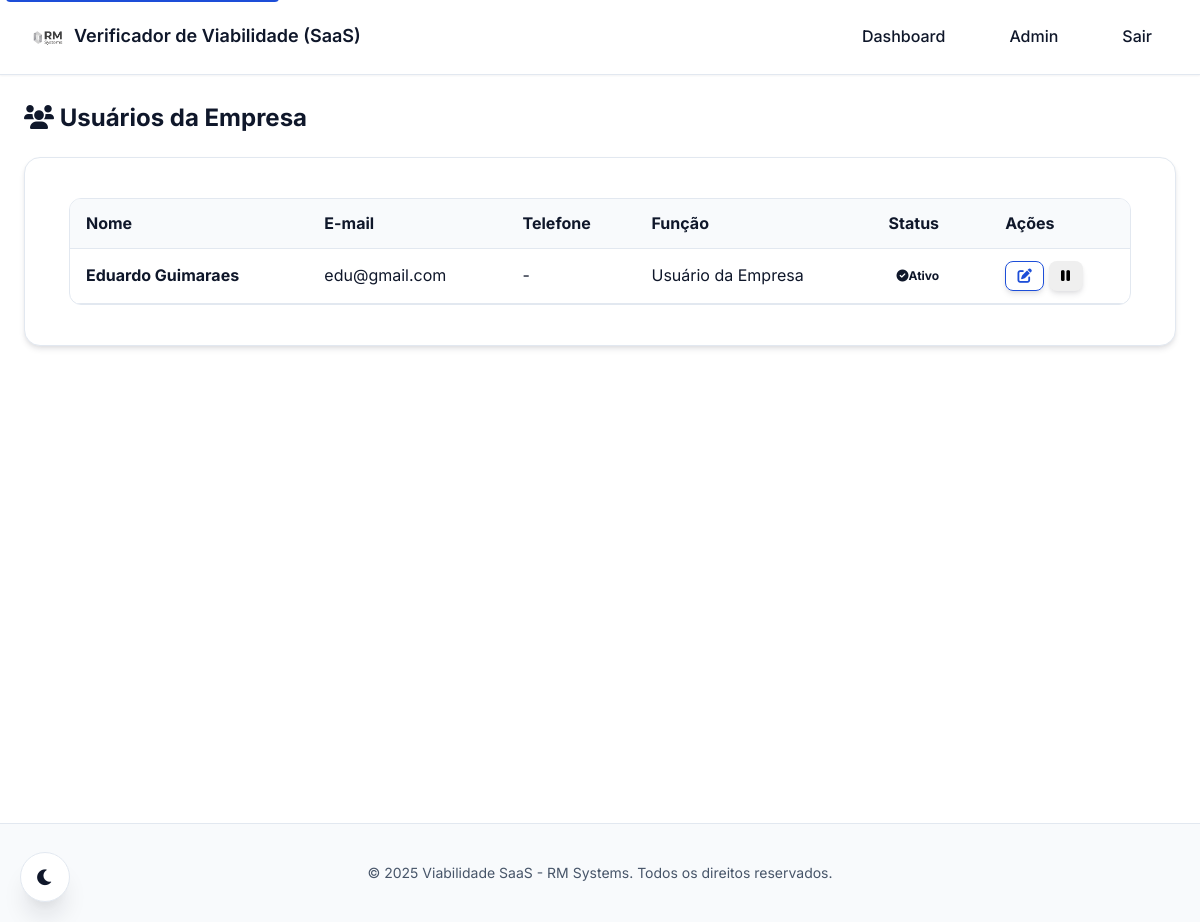
Page /fibramar/painel/usuarios/ (signed in) on the earlier database version.
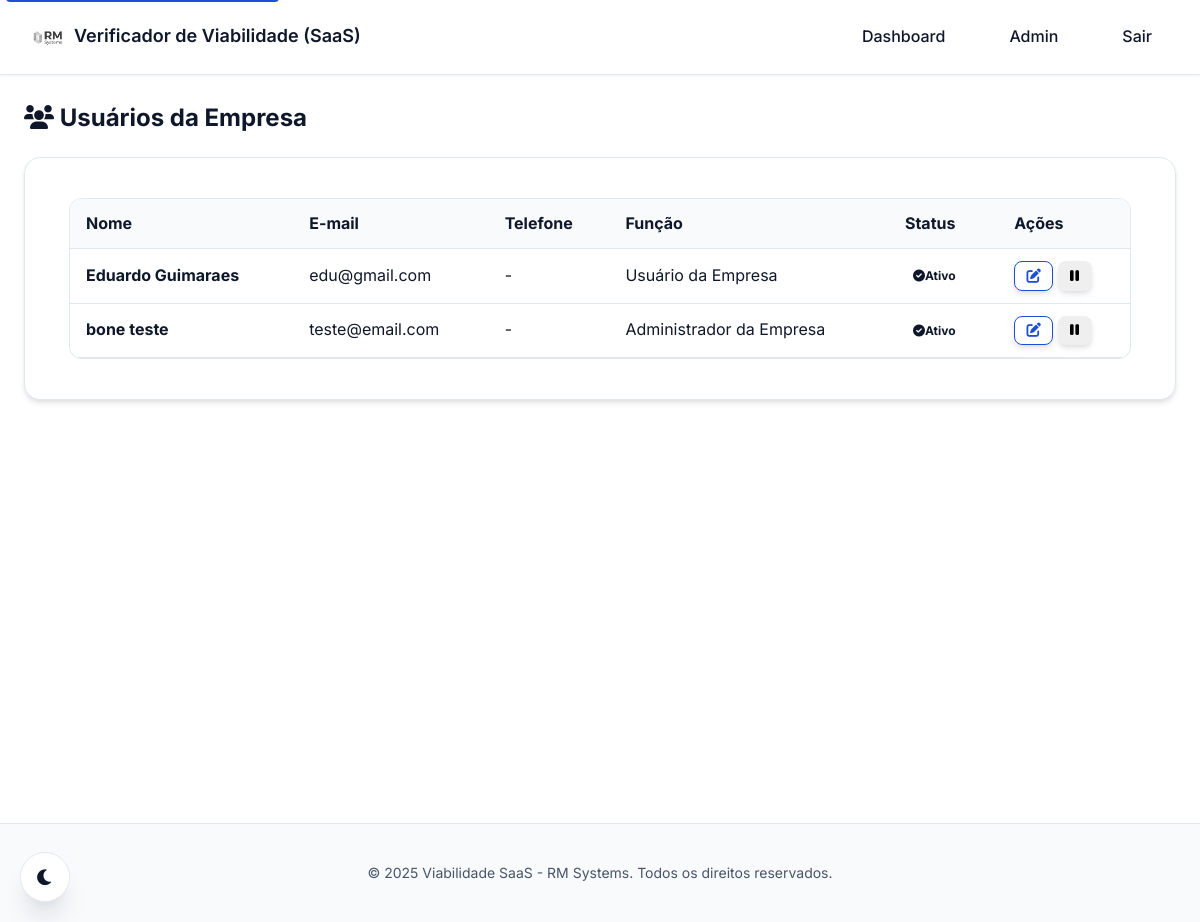
Same page on the later database version.
### core/models.py (models this page shows, shortened)
class CustomUser(AbstractUser):
    USER_ROLES = [
        ('RM', 'Administrador RM'),  # Você e o Bone
        ('COMPANY_ADMIN', 'Administrador da Empresa'),  # Admin da empresa cliente
        ('COMPANY_USER', 'Usuário da Empresa'),  # Usuário comum da empresa
    ]
    role = models.CharField(
        max_length=20,
        choices=USER_ROLES,
        default='COMPANY_USER',
        verbose_name="Função"
    )
    company = models.ForeignKey(
        Company,
        on_delete=models.CASCADE,
        null=True,
        blank=True,
        related_name='users',
        verbose_name="Empresa"
    )
    phone = models.CharField(max_length=20, blank=True, verbose_name="Telefone")
    created_at = models.DateTimeField(auto_now_add=True, verbose_name="Criado em")
    updated_at = models.DateTimeField(auto_now=True, verbose_name="Atualizado em")
    class Meta:
        verbose_name = "Usuário"
        verbose_name_plural = "Usuários"
    @property
    def is_rm_admin(self):
        return self.role == 'RM'

### core/views.py (the view)
@login_required
@company_access_required(require_admin=False)
def company_user_list(request, company_slug):
    company = get_object_or_404(Company, slug=company_slug)
    users = CustomUser.objects.filter(company=company).order_by('username')
    return render(request, 'company/users/list.html', {'users': users, 'company': company})

### core/permissions.py (called while the page is built, shortened)
def company_access_required(require_admin=False):
    def decorator(view_func):
        @wraps(view_func)
        def _wrapped(request, *args, **kwargs):
            user = request.user
            if user.is_authenticated and (getattr(user, 'is_rm_admin', False) or getattr(user, 'is_superuser', False)):
                return view_func(request, *args, **kwargs)
        return _wrapped
    return decorator

### templates/company/users/list.html (shortened to what this page needs)
{% extends 'base.html' %}
{% block content %}
<div class="container-fluid">
  <div class="row">
    <div class="col-12">
      <div class="d-flex justify-content-between align-items-center mb-4">
        <h2>
          <i class="fas fa-users me-2"></i>
          Usuários da Empresa
        </h2>
      </div>
      {% if users %}
      <div class="card">
        <div class="card-body">
          <div class="table-responsive">
            <table class="table table-hover align-middle">
              <thead>
                <tr>
                  <th>Nome</th>
                  <th>E-mail</th>
                  <th>Telefone</th>
                  <th>Função</th>
                  <th>Status</th>
                  <th class="text-end">Ações</th>
                </tr>
              </thead>
              <tbody>
                {% for u in users %}
                  <tr>
                    <td><strong>{{ u.get_full_name|default:u.username }}</strong></td>
                    <td>{{ u.email }}</td>
                    <td>{{ u.phone|default:'-' }}</td>
                    <td>{{ u.get_role_display }}</td>
                    <td>
                      {% if u.is_active %}
                        <span class="badge bg-success"><i class="fas fa-check-circle me-1"></i>Ativo</span>
                      {% else %}
                        <span class="badge bg-secondary"><i class="fas fa-times-circle me-1"></i>Inativo</span>
                      {% endif %}
                    </td>
                    <td class="text-end">
                      <div class="btn-group" role="group">
                        <a href="{% url 'company:user_edit' company.slug u.id %}" class="btn btn-sm btn-outline-primary" title="Editar">
                          <i class="fas fa-edit"></i>
                        </a>
                        {% if not u.is_superuser and u.id != user.id %}
                          <button type="button"
                                  class="btn btn-sm btn-outline-{% if u.is_active %}warning{% else %}success{% endif %} js-toggle-user"
                                  data-user-id="{{ u.id }}"
                                  title="{% if u.is_active %}Desativar{% else %}Ativar{% endif %}">
                            <i class="fas fa-{% if u.is_active %}pause{% else %}play{% endif %}"></i>
                          </button>
                        {% endif %}
                      </div>
                    </td>
                  </tr>
                {% endfor %}
              </tbody>
            </table>
          </div>
        </div>
      </div>
      {% else %}
        <div class="alert alert-info">
          <i class="fas fa-info-circle"></i> Nenhum usuário cadastrado para {{ company.name }}.
        </div>
      {% endif %}
    </div>
  </div>
</div>
{% endblock %}

### templates/base.html (shortened to what this page needs)
<!doctype html>
<html lang="pt-br">
  <head>
    {% load static %}
    <link rel="stylesheet" href="{% static 'css/styles.css' %}" />
    <link rel="stylesheet" href="{% static 'css/theme_rm.css' %}" />
    <link rel="stylesheet" href="{% static 'css/theme_colors.css' %}" />
    <link rel="stylesheet" href="{% static 'css/dark-mode.css' %}" />
    <link rel="stylesheet" href="{% static 'css/global.css' %}" />
    <link rel="stylesheet" href="https://cdnjs.cloudflare.com/ajax/libs/font-awesome/6.0.0/css/all.min.css">
  </head>
  <body class="{% block body_class %}{% endblock %}" data-theme="light">
    <header class="topbar" role="banner">
      <div style="display:flex;align-items:center;gap:10px;">
        <img class="brand-logo" src="{% static 'img/logo_letreiro.png' %}" alt="Logo da RM Systems" style="height: 32px; width: auto;" />
        <h1 style="margin:0;color:var(--rm-text-primary);font-size:18px;">Verificador de Viabilidade (SaaS)</h1>
      </div>
      <nav role="navigation" aria-label="Navegação principal">
        {% if user.is_authenticated %}
          {% if user.is_rm_admin %}
            <a href="{% url 'rm:admin_dashboard' %}" aria-current="{% if request.resolver_match.url_name == 'admin_dashboard' %}page{% endif %}">Dashboard</a>
            <a href="/admin/">Admin</a>
            <a href="{% url 'rm:logout' %}">Sair</a>
          {% elif user.company and user.is_company_admin %}
            <a href="{% url 'company:dashboard' company_slug=user.company.slug %}" aria-current="{% if request.resolver_match.url_name == 'dashboard' %}page{% endif %}">Dashboard</a>
            <a href="{% url 'company:logout' company_slug=user.company.slug %}">Sair</a>
          {% elif user.company %}
            <a href="{% url 'company:logout' company_slug=user.company.slug %}">Sair</a>
          {% endif %}
        {% else %}
          <a href="{% url 'rm:login' %}" aria-current="{% if request.resolver_match.url_name == 'login' %}page{% endif %}">Entrar</a>
        {% endif %}
      </nav>
    </header>
    <main id="main-content" class="main-container" role="main">
      {% block content %}{% endblock %}
    </main>
    <footer class="footer" role="contentinfo">
      <p>&copy; {% now "Y" %} Viabilidade SaaS - RM Systems. Todos os direitos reservados.</p>
    </footer>
  </body>
</html>

### static/css/styles.css (style rules this page uses)
:root { --white-light: var(--rm-white); --white-std: var(--rm-gray-50); --white-dark: var(--rm-gray-200); --gray-light: var(--rm-gray-200); --gray: var(--rm-gray-600); --gray-dark: var(--rm-gray-900); --bg: var(--rm-gradient-secondary); --bg2: var(--rm-primary-50); --white: var(--rm-white); --card: var(--rm-card-bg); --text: var(--rm-text-primary); --muted: var(--rm-text-secondary); --border: var(--rm-border-primary); --primary: var(--rm-primary); --primary-hover: var(--rm-primary-dark); --primary-700: var(--rm-primary-dark); --success: var(--rm-success); --warning: var(--rm-warning); --error: var(--rm-error); --shadow: var(--rm-shadow); --shadow-lg: var(--rm-shadow-lg); }
* { box-sizing:border-box }
html,body { height:100% }
body { font-family:Inter,system-ui,-apple-system,Segoe UI,Roboto,'Helvetica Neue',Arial,sans-serif; margin:0; background:var(--rm-bg-primary); color:var(--rm-text-primary); line-height:1.6; font-weight:400; transition: background-color 0.3s ease, color 0.3s ease; }
.topbar { display:flex; justify-content:space-between; align-items:center; padding:16px 24px; background:var(--white); color:var(--gray-dark); box-shadow:var(--shadow); border-bottom:1px solid var(--border); }
.topbar a { color:var(--muted); margin-left:16px; text-decoration:none; font-weight:500; transition:all 0.2s ease; padding:8px 12px; border-radius:6px; }
.brand-logo { width:32px;height:32px;object-fit:contain;display:block }
.card { background:var(--rm-card-bg); border:1px solid var(--rm-card-border); border-radius:16px; padding:24px; margin-bottom:24px; box-shadow:var(--rm-card-shadow); transition:all 0.3s ease; }
.btn { border:none; padding:16px 24px; border-radius:12px; cursor:pointer; font-weight:600; font-size:1rem; transition:all 0.3s ease; position:relative; overflow:hidden; text-transform:none; letter-spacing:0.025em; }
.btn-sm { padding:8px 12px; font-size:0.75rem; }
.footer { text-align:center;padding:20px;color:var(--gray-light) }
[title] { position:relative; cursor:help; }

### static/css/theme_rm.css (style rules this page uses)
:root { --rm-blue-600:#1D4ED8;--rm-blue-700:#1E40AF;--rm-blue-100:#DBEAFE; --rm-green-500:#10b981;--rm-green-600:#059669;--rm-red-500:#ef4444;--rm-red-600:#dc2626; --rm-amber-500:#f59e0b;--rm-slate-900:#0F172A;--rm-slate-600:#475569;--rm-slate-50:#F8FAFC; }
.btn { display:inline-flex;align-items:center;gap:.5rem;padding:.6rem 1rem;border-radius:10px;border:1px solid transparent;font-weight:600;font-size:.9rem;cursor:pointer;text-decoration:none;transition:all .2s ease;box-shadow:var(--shadow) }
.btn .fas,.btn .fa { font-size:.9rem }
.btn-outline,.btn-outline-primary { background:transparent;color:var(--primary, var(--rm-blue-600));border-color:var(--primary, var(--rm-blue-600)) }
.btn-sm { padding:.4rem .7rem;border-radius:8px;font-size:.82rem }
.badge { display:inline-block;padding:.25rem .5rem;border-radius:999px;font-weight:700;font-size:.75rem }
.card { background:var(--rm-card-bg);border:1px solid var(--rm-card-border);border-radius:16px;box-shadow:var(--rm-card-shadow);color:var(--rm-text-primary) }
.card-body { padding:1rem 1.25rem;color:var(--rm-text-primary) }
.table { width:100%;border-collapse:separate;border-spacing:0;background:var(--rm-card-bg);border:1px solid var(--rm-card-border);border-radius:12px;overflow:hidden;color:var(--rm-text-primary) }
.table th,.table td { padding:.75rem 1rem;border-bottom:1px solid var(--rm-border-primary);text-align:left;color:var(--rm-text-primary) }
.table thead th { background:var(--rm-bg-secondary);color:var(--rm-text-primary);font-weight:700;border-bottom:1px solid var(--rm-border-primary) }
.table-responsive { width:100%;overflow:auto }
.container-fluid { max-width:1200px;margin:24px auto;padding:0 24px }
.row { display:block }
.col-12 { width:100% }
.topbar a { color:var(--rm-text-primary);transition:all 0.3s ease }
.btn { transition:all 0.3s ease }
.table tbody tr { transition:all 0.3s ease }
.card { transition:all 0.3s ease }
.badge { transition:all 0.3s ease }
.fas, .fa { transition:all 0.3s ease }

Differences in the rows shown:
added CustomUser: get_full_name "bone teste", email "teste@email.com", phone "-", role "Administrador da Empresa", is_active True (drawn)
